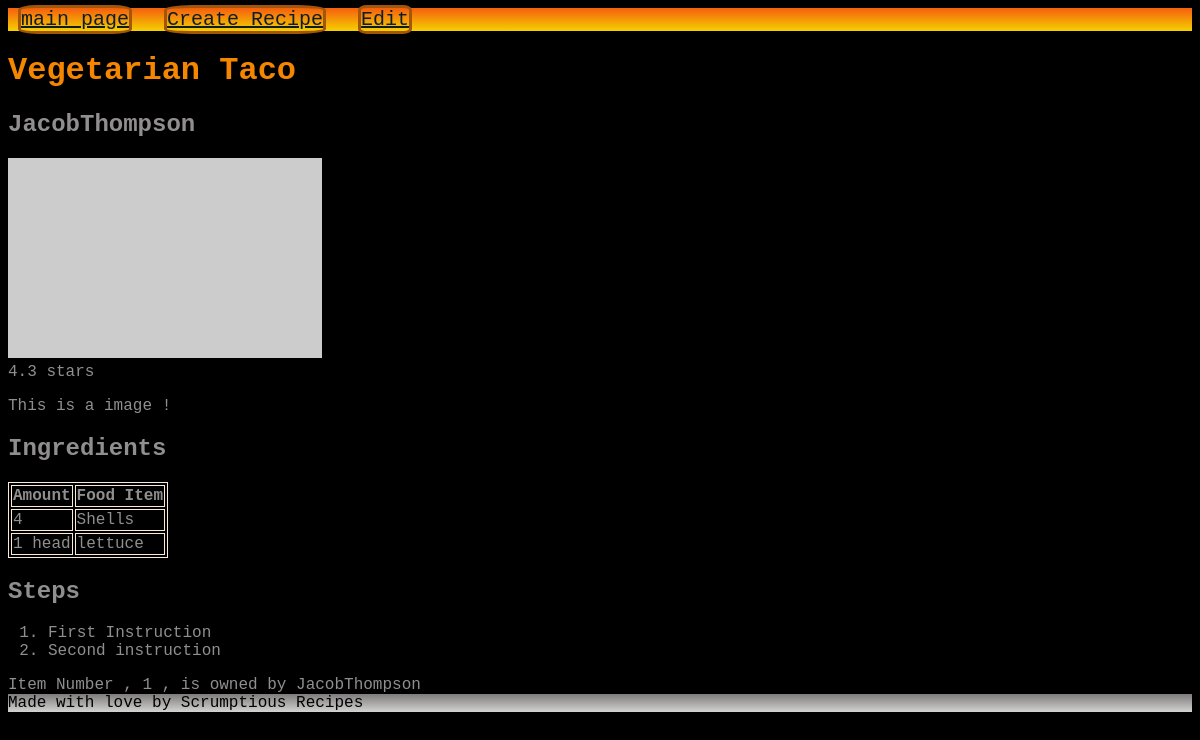
/recipes/recipes/details/1 (signed in), run on the app's committed database.
### recipes/models.py (models this page shows, shortened)
class Recipe(models.Model):
    title = models.CharField(max_length=200)
    picture = models.URLField()
    description = models.TextField()
    created_on = models.DateTimeField(auto_now_add=True)
    author = models.ForeignKey(
        settings.AUTH_USER_MODEL,
        related_name='recipes',
        on_delete=models.CASCADE,
        null=True,
    )

class RecipeIngredients(models.Model):
    food_item = models.TextField()
    amount = models.TextField()
    recipe = models.ForeignKey(
        'Recipe',
        related_name='ingredients',
        on_delete=models.CASCADE,
    )
    class Meta:
        ordering = ['food_item']

class RecipeStep(models.Model):
    instruction = models.TextField()
    order = models.PositiveIntegerField()
    recipe = models.ForeignKey(
        'Recipe',
        related_name='steps',
        on_delete=models.CASCADE,
    )
    class Meta:
        ordering = ['order']

### recipes/views.py (the view)
# urls.py: path('recipes/details/<int:id>', details, name = 'details'),
@login_required
def details(request, id):
    recipe = Recipe.objects.get(id=id)
    context = {'recipe_object': recipe}
    return render(request, 'recipes/details.html', context)

### recipes/templates/recipes/details.html (shortened to what this page needs)
{% extends 'base.html' %}
{% load static %}
    {% block content %}
    <link rel="stylesheet" href="{% static 'css/recipes.css' %}">
    <link rel="stylesheet" href="{% static 'css/iconAnimation.css' %}">
    <header>
        <nav>
            <a href="{% url 'recipes_list' %}">main page</a>
            <a href='{% url "create_post" %}'> Create Recipe</a>
            <a href="{% url 'edits' recipe_object.id %}"> Edit</a>
        </nav>
    </header>
    <main>
        <h1>
            {{ recipe_object.title }}
        </h1>
        <h2> {{recipe_object.author.username|default:'Anonymous'}}</h2>
        <img src="{{ recipe_object.picture }}">
        <div>
                4.3 stars
            </div>
            <p>{{ recipe_object.description }}</p>
            <table>
                <h2> Ingredients </h2>
                <thead>
                    <tr>
                    <th> Amount </th>
                    <th> Food Item </th></tr>
                </thead>
                <tbody>
                    {% for ingredient in recipe_object.ingredients.all %}
                    <tr>
                        <td>{{ ingredient.amount }}</td>
                        <td>{{ingredient.food_item}}</td>
                    </tr>
                    {% endfor %}
                </tbody>
            </table>
            <h2> Steps </h2>
            <ol>
                {% for step in recipe_object.steps.all %}
                <li>{{ step.instruction }}</li>
                {% endfor %}
            </ol>
<div>     Item Number ,  {{ recipe_object.id }}  , is owned by {{ recipe_object.author }}  </div>
        </main>
    {% endblock content %}

### accounts/templates/base.html (shortened to what this page needs)
{% load static %}
<!DOCTYPE html>
<html lang="en">
<head>
    <link rel="stylesheet" href="{% static 'css/recipes.css'%}">
</head>
<body>
    {% block content %} {% endblock content %}
    <footer>
        Made with love by Scrumptious Recipes
    </footer>
</body>
</html>

### accounts/static/css/recipes.css (style rules this page uses)
:root { --sunsetGradient: linear-gradient(red, yellow); --metalGradient: linear-gradient(rgb(125, 123, 123), rgb(211, 211, 208)); --skyBlueGradient :linear-gradient(rgb(165, 221, 235), rgb(221, 226, 230)); }
body { margin : none; padding: none; color: aliceblue; background-color: black; color: rgb(145, 142, 142); font-family:'Courier New', Courier, monospace; background-repeat: no-repeat; background-size: contain; }
header a { color: rgb(15, 29, 42); border: solid .2rem rgb(163, 86, 9); border-radius: 17%; margin:10px; margin-bottom: 10px; }
header { font-size: 125%; background-image: var(--sunsetGradient); color: black; }
table , th, tr ,td { border: solid 1px antiquewhite; }
footer { color: black; background-image: var(--metalGradient) }

### data on the page
Recipe: title "Vegetarian Taco", author.username "JacobThompson", description "This is a image !", id "1", author "JacobThompson"
RecipeIngredients: amount "4", food_item "Shells"
RecipeIngredients: amount "1 head", food_item "lettuce"
RecipeStep: instruction "First Instruction"
RecipeStep: instruction "Second instruction"
